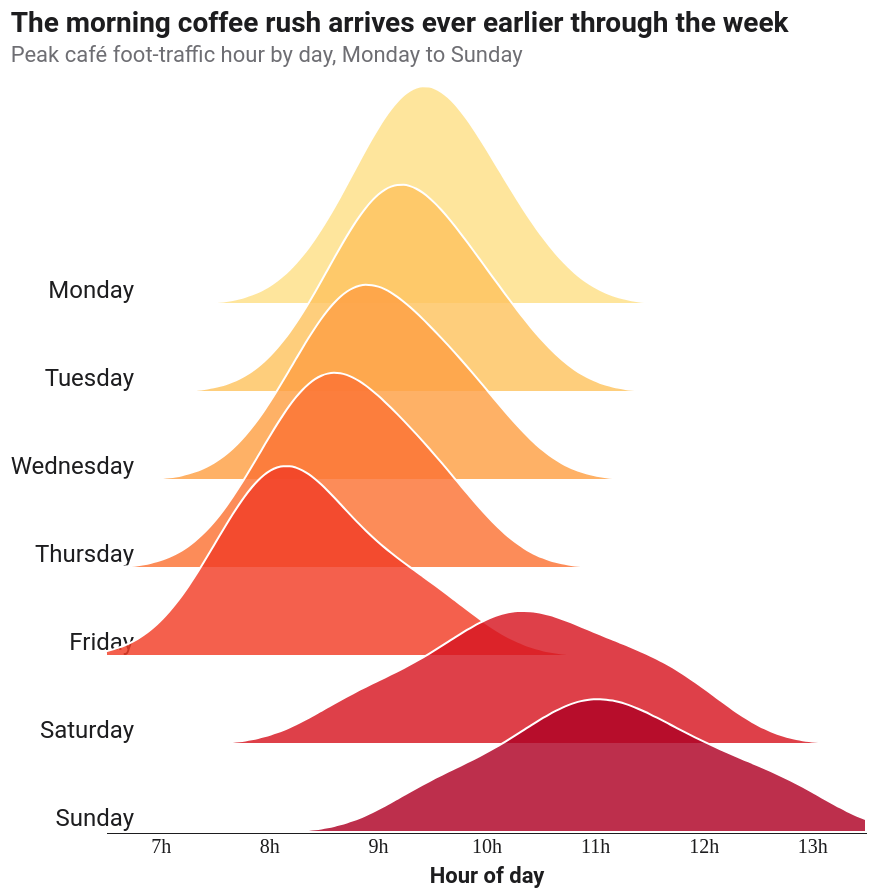

Vega-Lite specification for this chart:
### Vega-Lite specification from a JSON file in a GitHub repository (floating-point values rounded to 4 significant figures)
{"$schema": "https://vega.github.io/schema/vega-lite/v5.json", "config": {"background": "#FFFFFF", "font": "Roboto, Roboto Serif, Roboto Mono, system-ui, sans-serif", "view": {"stroke": null, "cornerRadius": 10}, "axis": {"domain": true, "domainColor": "#1D1D1F", "labelColor": "#1D1D1F", "titleColor": "#1D1D1F", "grid": false, "ticks": false, "labelFont": "Roboto Mono", "titleFont": "Roboto"}, "axisTop": {"domain": false, "domainColor": null, "labels": false, "ticks": false, "title": null}, "axisRight": {"domain": false, "domainColor": null, "labels": false, "ticks": false, "title": null}, "legend": {"titleFont": "Roboto", "labelFont": "Roboto", "labelColor": "#1D1D1F", "titleColor": "#1D1D1F"}, "title": {"font": "Roboto", "fontSize": 14, "color": "#1D1D1F", "subtitleFont": "Roboto", "subtitleColor": "#1D1D1F"}, "range": {"category": ["#FF3B30", "#FF9500", "#FFCC00", "#28CD41", "#79DBDC", "#007AFF", "#AF52DE", "#FF2D55"]}, "bar": {"cornerRadiusEnd": 4}, "line": {"strokeWidth": 2}, "point": {"filled": true, "size": 40}}, "width": 380, "height": 44, "spacing": 0, "bounds": "flush", "title": {"text": "The morning coffee rush arrives ever earlier through the week", "subtitle": ["Peak café foot-traffic hour by day, Monday to Sunday"], "anchor": "start", "subtitleFontSize": 11, "subtitleColor": "#6E6E73", "offset": 8}, "data": {"values": [{"day": "Monday", "order": 0, "hour": 8.6}, {"day": "Monday", "order": 0, "hour": 8.9}, {"day": "Monday", "order": 0, "hour": 9.1}, {"day": "Monday", "order": 0, "hour": 9.2}, {"day": "Monday", "order": 0, "hour": 9.3}, {"day": "Monday", "order": 0, "hour": 9.4}, {"day": "Monday", "order": 0, "hour": 9.5}, {"day": "Monday", "order": 0, "hour": 9.6}, {"day": "Monday", "order": 0, "hour": 9.7}, {"day": "Monday", "order": 0, "hour": 9.9}, {"day": "Monday", "order": 0, "hour": 10.1}, {"day": "Monday", "order": 0, "hour": 10.4}, {"day": "Tuesday", "order": 1, "hour": 8.4}, {"day": "Tuesday", "order": 1, "hour": 8.7}, {"day": "Tuesday", "order": 1, "hour": 8.9}, {"day": "Tuesday", "order": 1, "hour": 9.0}, {"day": "Tuesday", "order": 1, "hour": 9.1}, {"day": "Tuesday", "order": 1, "hour": 9.2}, {"day": "Tuesday", "order": 1, "hour": 9.3}, {"day": "Tuesday", "order": 1, "hour": 9.4}, {"day": "Tuesday", "order": 1, "hour": 9.6}, {"day": "Tuesday", "order": 1, "hour": 9.8}, {"day": "Tuesday", "order": 1, "hour": 10.0}, {"day": "Tuesday", "order": 1, "hour": 10.3}, {"day": "Wednesday", "order": 2, "hour": 8.1}, {"day": "Wednesday", "order": 2, "hour": 8.4}, {"day": "Wednesday", "order": 2, "hour": 8.6}, {"day": "Wednesday", "order": 2, "hour": 8.7}, {"day": "Wednesday", "order": 2, "hour": 8.8}, {"day": "Wednesday", "order": 2, "hour": 8.9}, {"day": "Wednesday", "order": 2, "hour": 9.0}, {"day": "Wednesday", "order": 2, "hour": 9.2}, {"day": "Wednesday", "order": 2, "hour": 9.4}, {"day": "Wednesday", "order": 2, "hour": 9.6}, {"day": "Wednesday", "order": 2, "hour": 9.8}, {"day": "Wednesday", "order": 2, "hour": 10.1}, {"day": "Thursday", "order": 3, "hour": 7.8}, {"day": "Thursday", "order": 3, "hour": 8.1}, {"day": "Thursday", "order": 3, "hour": 8.3}, {"day": "Thursday", "order": 3, "hour": 8.4}, {"day": "Thursday", "order": 3, "hour": 8.5}, {"day": "Thursday", "order": 3, "hour": 8.6}, {"day": "Thursday", "order": 3, "hour": 8.7}, {"day": "Thursday", "order": 3, "hour": 8.9}, {"day": "Thursday", "order": 3, "hour": 9.1}, {"day": "Thursday", "order": 3, "hour": 9.3}, {"day": "Thursday", "order": 3, "hour": 9.5}, {"day": "Thursday", "order": 3, "hour": 9.8}, {"day": "Friday", "order": 4, "hour": 7.4}, {"day": "Friday", "order": 4, "hour": 7.7}, {"day": "Friday", "order": 4, "hour": 7.9}, {"day": "Friday", "order": 4, "hour": 8.0}, {"day": "Friday", "order": 4, "hour": 8.1}, {"day": "Friday", "order": 4, "hour": 8.2}, {"day": "Friday", "order": 4, "hour": 8.3}, {"day": "Friday", "order": 4, "hour": 8.5}, {"day": "Friday", "order": 4, "hour": 8.7}, {"day": "Friday", "order": 4, "hour": 9.0}, {"day": "Friday", "order": 4, "hour": 9.3}, {"day": "Friday", "order": 4, "hour": 9.7}, {"day": "Saturday", "order": 5, "hour": 8.7}, {"day": "Saturday", "order": 5, "hour": 9.2}, {"day": "Saturday", "order": 5, "hour": 9.6}, {"day": "Saturday", "order": 5, "hour": 9.9}, {"day": "Saturday", "order": 5, "hour": 10.1}, {"day": "Saturday", "order": 5, "hour": 10.3}, {"day": "Saturday", "order": 5, "hour": 10.5}, {"day": "Saturday", "order": 5, "hour": 10.7}, {"day": "Saturday", "order": 5, "hour": 11.0}, {"day": "Saturday", "order": 5, "hour": 11.3}, {"day": "Saturday", "order": 5, "hour": 11.6}, {"day": "Saturday", "order": 5, "hour": 12.0}, {"day": "Sunday", "order": 6, "hour": 9.4}, {"day": "Sunday", "order": 6, "hour": 9.9}, {"day": "Sunday", "order": 6, "hour": 10.3}, {"day": "Sunday", "order": 6, "hour": 10.6}, {"day": "Sunday", "order": 6, "hour": 10.8}, {"day": "Sunday", "order": 6, "hour": 11.0}, {"day": "Sunday", "order": 6, "hour": 11.2}, {"day": "Sunday", "order": 6, "hour": 11.4}, {"day": "Sunday", "order": 6, "hour": 11.7}, {"day": "Sunday", "order": 6, "hour": 12.0}, {"day": "Sunday", "order": 6, "hour": 12.4}, {"day": "Sunday", "order": 6, "hour": 12.9}]}, "transform": [{"density": "hour", "groupby": ["day", "order"], "extent": [6.5, 13.5], "bandwidth": 0.45, "steps": 120}], "facet": {"row": {"field": "day", "type": "nominal", "sort": {"field": "order"}, "title": null, "header": {"labelAngle": 0, "labelAlign": "left", "labelBaseline": "bottom", "labelPadding": -14, "labelFontSize": 12, "labelColor": "#1D1D1F", "labelFont": "Roboto", "labelAnchor": "start"}}}, "spec": {"width": 380, "height": 44, "layer": [{"mark": {"type": "area", "interpolate": "monotone", "fillOpacity": 0.82, "stroke": "#FFFFFF", "strokeWidth": 1}, "encoding": {"x": {"field": "value", "type": "quantitative", "scale": {"domain": [6.5, 13.5]}, "axis": {"title": "Hour of day", "values": [7, 8, 9, 10, 11, 12, 13], "format": "d", "labelExpr": "datum.value + 'h'"}}, "y": {"field": "density", "type": "quantitative", "scale": {"range": [44, -66]}, "axis": null}, "color": {"field": "order", "type": "quantitative", "scale": {"scheme": "yelloworangered", "reverse": false}, "legend": null}}}]}, "resolve": {"scale": {"y": "shared"}}}
